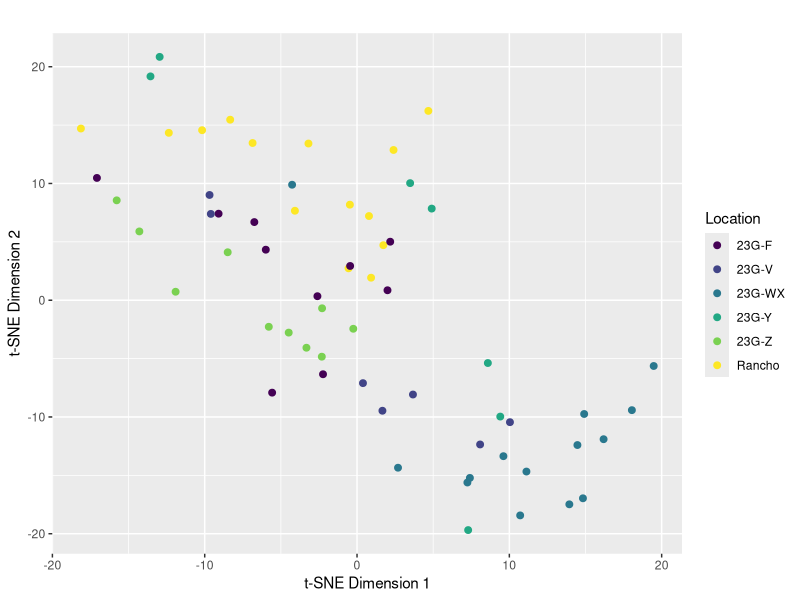

Recreate this plot in R.
# Install the Rtsne package (if you haven't already)
install.packages("Rtsne")

# Load the library
library(Rtsne)
library(readxl) 

# Load the geochemical dataset
naa <- read.csv("Technique Comparison/INAA_comparison_dataset.csv")
View(naa) 

#remove non numeric data before running PCA
numeric_naa <- naa[, sapply(naa, is.numeric)]

# Scale the numeric columns
naa_scaled <- scale(numeric_naa)

# Apply t-SNE to the scaled data (e.g., reducing to 2 dimensions)
tsne_results_naa <- Rtsne(naa_scaled, dims = 3, perplexity = 15, pca = T, check_duplicates = F)

# Extract the t-SNE results (coordinates in 2D)
tsne_data_naa <- tsne_results_naa$Y

# Assuming you have a 'location' column or outlier info in your data
# Create a data frame for the results
tsne_naa <- data.frame(tsne_data_naa, Location = naa$Group)
print(tsne_naa)

# Plot the results using ggplot2
library(ggplot2)
library(viridis)

ggplot(tsne_naa, aes(x = X1, y=X2, color= Location)) +
  geom_point(size = 2) +
  scale_color_viridis(discrete = TRUE) +
  labs(title = "",
       x = "t-SNE Dimension 1",
       y = "t-SNE Dimension 2") +
  theme_grey()
